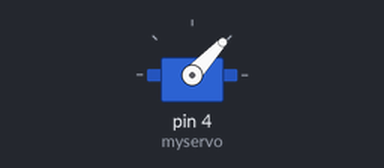
Bench run of a sketch on a simulated Arduino Uno, built with avr-gcc and run on an emulated ATmega328P. On the bench: servo.

Above: at 3.65 s.
At 4.55 s:
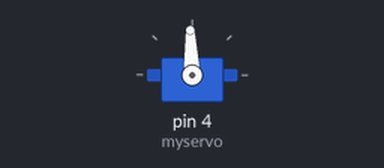
At 5.5 s:
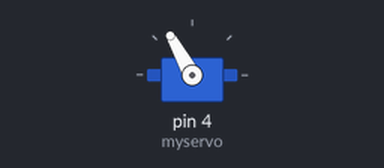
At 7.35 s:
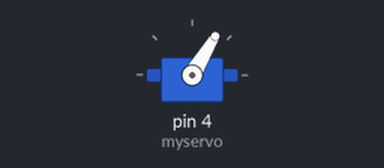
Timing chart, 0 to 10.1 s (numbered marks = the images above):
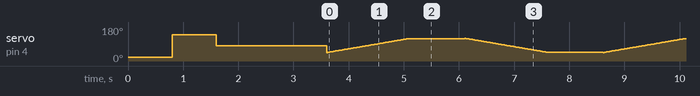

The sketch:

motore_dx.ino
```cpp
#include <Servo.h>

Servo myservo;

void setup() {
  myservo.attach(4);

  myservo.write(20);
  delay(800);

  myservo.write(140);
  delay(800);

  myservo.write(80);
  delay(2000);
}

void loop() {

  for (int i = 45; i < 120; i += 1) {
    myservo.write(i);
    delay(20);
  };
  delay(1000);

  for ( int i = 120; i > 45 ; i -= 1) {
    myservo.write(i);
    delay(20);
  };
  delay(1000);
}
```
